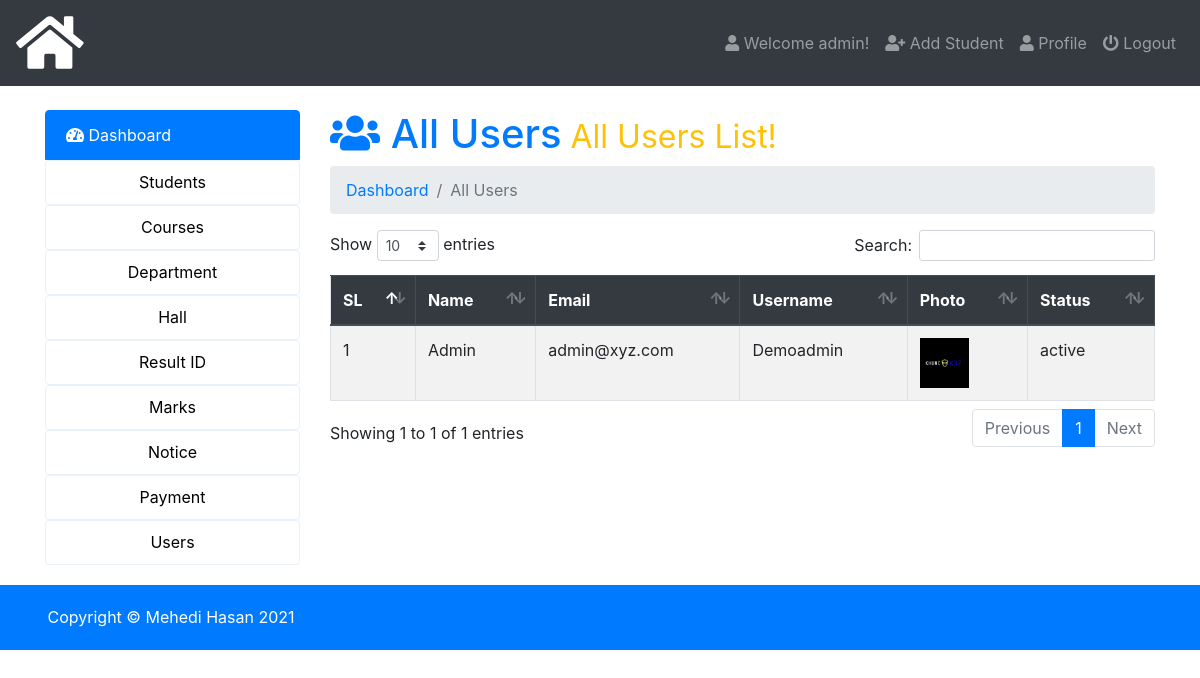
The app's page /admin/index.php?page=all-users (signed in) with its own data.
### tables this page shows
CREATE TABLE `users` (
  `id` int(5) NOT NULL,
  `name` varchar(50) NOT NULL,
  `email` varchar(50) NOT NULL,
  `username` varchar(50) NOT NULL,
  `password` varchar(100) NOT NULL,
  `photo` varchar(50) NOT NULL,
  `status` varchar(12) NOT NULL,
  `datetime` timestamp NOT NULL DEFAULT CURRENT_TIMESTAMP
);

### admin/all-users.php (the view, shortened to what this page needs)
<h1 class="text-primary"><i class="fas fa-users"></i>  All Users<small class="text-warning"> All Users List!</small></h1>
<nav aria-label="breadcrumb">
  <ol class="breadcrumb">
     <li class="breadcrumb-item" aria-current="page"><a href="index.php">Dashboard </a></li>
     <li class="breadcrumb-item active" aria-current="page">All Users</li>
  </ol>
</nav>
<table class="table  table-striped table-hover table-bordered" id="data">
  <thead class="thead-dark">
    <tr>
      <th scope="col">SL</th>
      <th scope="col">Name</th>
      <th scope="col">Email</th>
      <th scope="col">Username</th>
      <th scope="col">Photo</th>
      <th scope="col">Status</th>
    </tr>
  </thead>
  <tbody>
    <?php
      $query=mysqli_query($db_con,'SELECT * FROM `users`');
      $i=1;
      while ($result = mysqli_fetch_array($query)) { ?>
      <tr>
        <?php
        echo '<td>'.$i.'</td>
          <td>'.ucwords($result['name']).'</td>
          <td>'.$result['email'].'</td>
          <td>'.ucwords($result['username']).'</td>
          <td><img src="images/'.$result['photo'].'" height="50px"></td>
          <td>'.$result['status'].'</td>';?>
      </tr>
     <?php $i++;} ?>
  </tbody>
</table>

### admin/index.php (shortened to what this page needs)
<?php require_once 'db_con.php';
?>
<!doctype html>
<html lang="en">
  <head>
    <link rel="stylesheet" href="../css/bootstrap.min.css">
    <link rel="stylesheet" href="../css/dataTables.bootstrap4.min.css">
    <link rel="stylesheet" href="../css/fontawesome.min.css">
    <link rel="stylesheet" href="../css/solid.min.css">
    <link rel="stylesheet" href="https://cdnjs.cloudflare.com/ajax/libs/animate.css/4.0.0/animate.min.css"/>
    <link rel="stylesheet" type="text/css" href="../css/style.css">
  </head>
  <body>
<nav class="navbar navbar-expand-lg navbar-dark bg-dark">
  <a class="navbar-brand" href="index.php"><i class="fas fa-home fa-3x"></i></a>
  <div class="navbar-collapse collapse justify-content-end" id="navbarSupportedContent">
    <?php $showuser = $_SESSION['user_login']; $haha = mysqli_query($db_con,"SELECT * FROM `users` WHERE `username`='$showuser';"); $showrow=mysqli_fetch_array($haha); ?>
    <ul class="nav navbar-nav ">
      <li class="nav-item"><a class="nav-link" href="index.php?page=user-profile"><i class="fa fa-user"></i> Welcome <?php echo $showrow['name']; ?>!</a></li>
      <li class="nav-item"><a class="nav-link" href="index.php?page=add-student"><i class="fa fa-user-plus"></i> Add Student</a></li>
      <li class="nav-item"><a class="nav-link" href="index.php?page=user-profile"><i class="fa fa-user"></i> Profile</a></li>
      <li class="nav-item"><a class="nav-link" href="logout.php"><i class="fa fa-power-off"></i> Logout</a></li>
    </ul>
  </div>
</nav>
<br>
    <div class="container">
        <div class="row">
          <div class="col-md-3">
            <div class="list-group">
              <a href="index.php?page=dashboard" class="list-group-item list-group-item-action active"><i class="fas fa-tachometer-alt"></i> Dashboard</a>
              <div class="dropdown">
                <button class="dropbtn">Students</button>
              </div>
              <div class="dropdown">
                <button class="dropbtn">Courses</button>
              </div>
              <div class="dropdown">
                <button class="dropbtn">Department</button>
              </div>
              <div class="dropdown">
                <button class="dropbtn">Hall</button>
              </div>
              <div class="dropdown">
                <button class="dropbtn">Result ID</button>
              </div>
              <div class="dropdown">
                <button class="dropbtn">Marks</button>
              </div>
              <div class="dropdown">
                <button class="dropbtn">Notice</button>
              </div>
              <div class="dropdown">
                <button class="dropbtn">Payment</button>
              </div>
              <div class="dropdown">
                <button class="dropbtn">Users</button>
              </div>
            </div>
          </div>
          <div class="col-md-9">
             <div class="content">
                 <?php
                   if (isset($_GET['page'])) {
                    $page = $_GET['page'].'.php';
                    }else{
                      $page = 'dashboard.php';
                    }
                    if (file_exists($page)) {
                      require_once $page;
                    }else{
                      require_once '404.php';
                    }
                  ?>
             </div>
        </div>
        </div>
    </div>
    <footer>
      <div class="container">
      <p>Copyright &copy; Mehedi Hasan <?php echo date('Y') ?></p>
      </div>
    </footer>
  </body>
</html>

### css/style.css (style rules this page uses)
footer { background: #007BFF; color: #fff; padding: 20px 0px 5px 5px; margin-top: 20px; }

### admin/index.php (style rules this page uses)
.dropbtn { width:100%; height: 45px; border-style: ridge; line-height: 35px; padding: 0 12px; display: inline-block; border-radius: 4px; cursor: pointer; transition: all .1s; box-sizing: border-box; text-align: center; background-color: #fff; border: 1px solid #e9f2f9; font-size: 16px; position: relative; }
.dropdown { position: relative; display: inline-block; }

### records on screen
users: name "admin", name "Admin", email "admin@xyz.com", username "Demoadmin", photo (picture), status "active"
